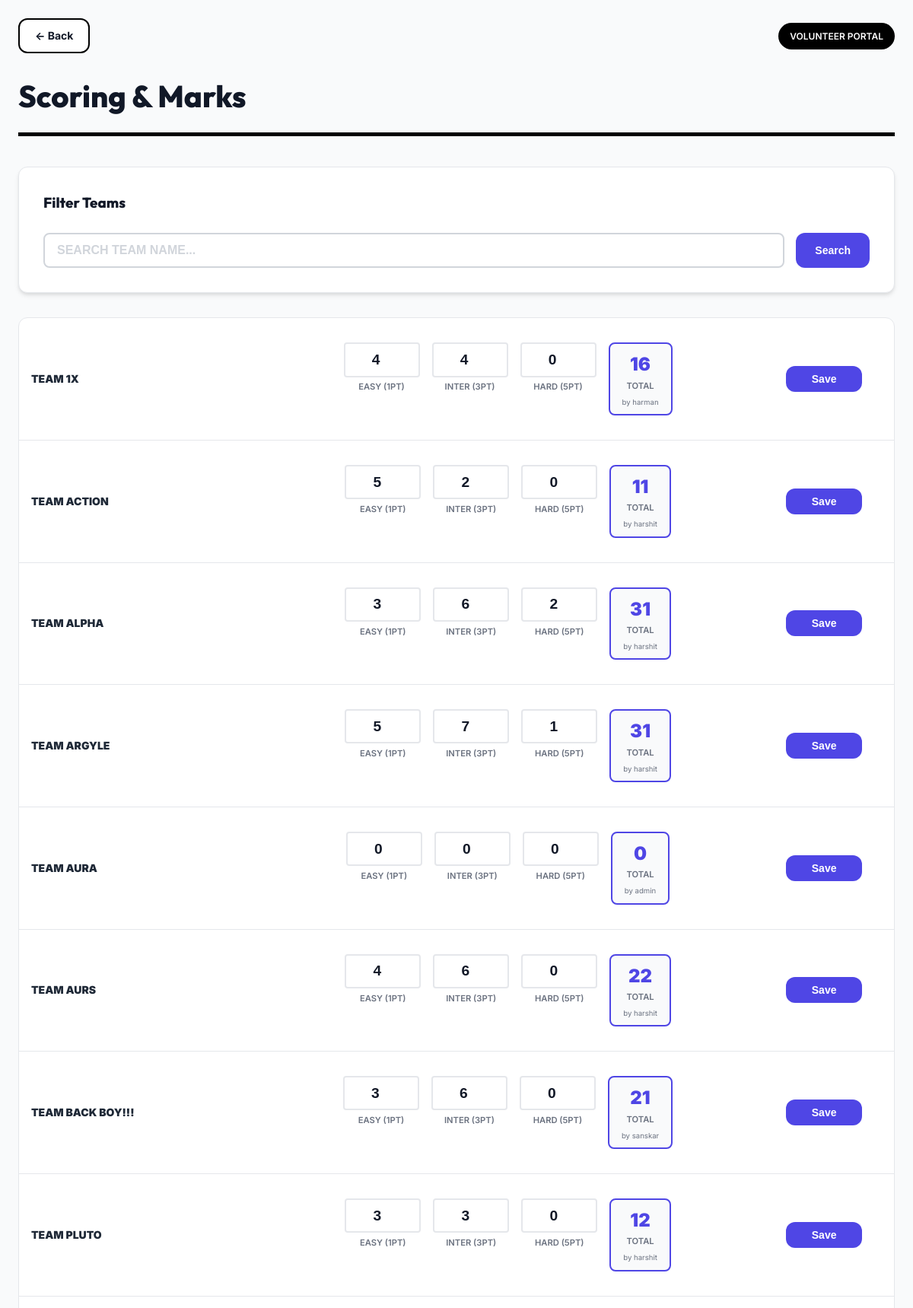
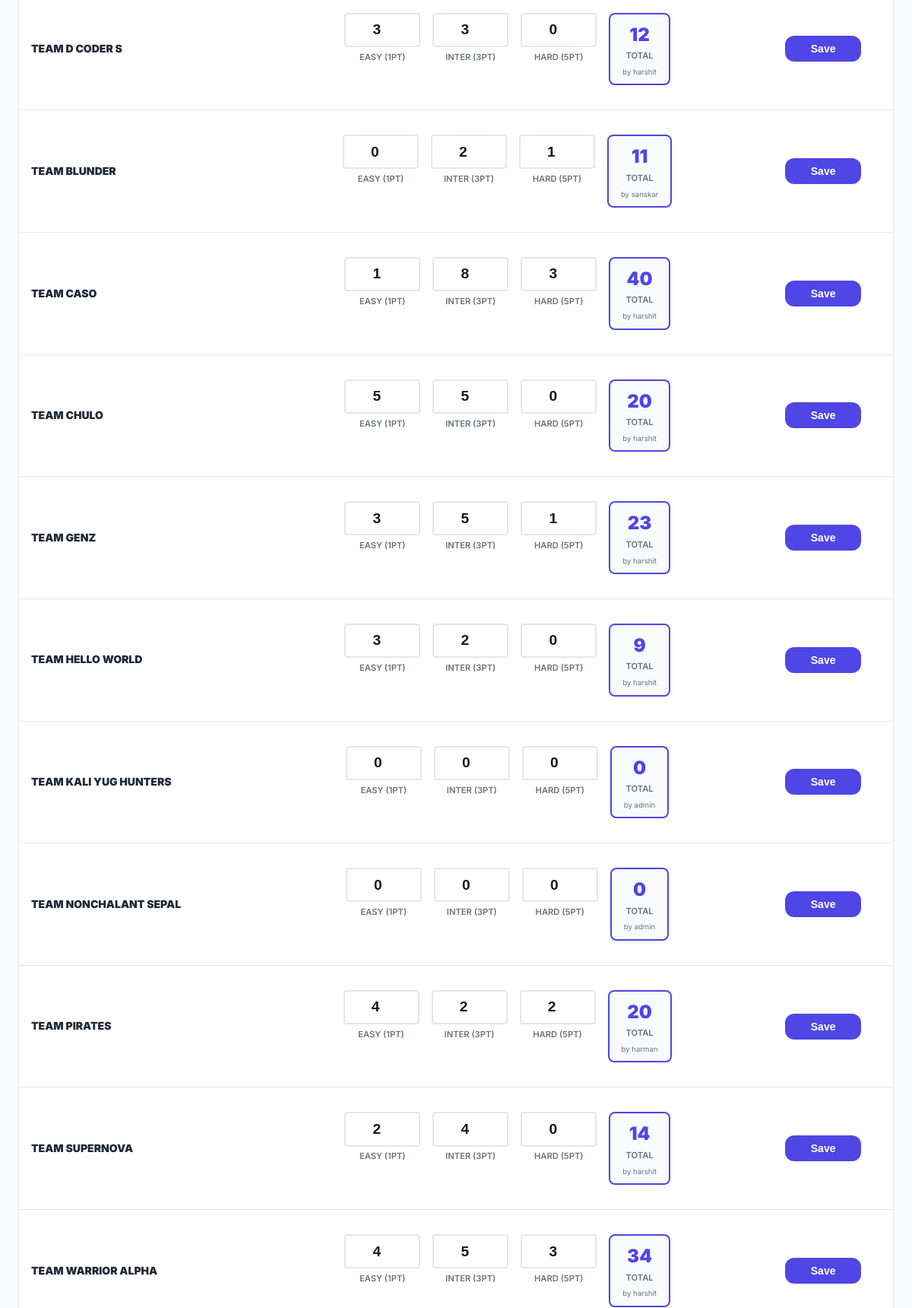
Page /c_debug_scoring_v.php (signed in, upper part) on the committed database (2 pictures, top to bottom).
### tables this page shows
CREATE TABLE `c_debug_teams` (
  `id` int(11) NOT NULL,
  `team_name` varchar(100) DEFAULT NULL,
  `laptop` enum('Yes','No') DEFAULT NULL,
  `easy_solved` int(11) DEFAULT 0,
  `intermediate_solved` int(11) DEFAULT 0,
  `hard_solved` int(11) DEFAULT 0,
  `marks` float DEFAULT 0,
  `scored_by_id` int(11) DEFAULT NULL,
  `timer_status` enum('not_started','running','stopped') DEFAULT 'not_started',
  `start_time` datetime DEFAULT NULL,
  `end_time` datetime DEFAULT NULL,
  `stopped_by_id` int(11) DEFAULT NULL,
  `attendance` tinyint(1) DEFAULT 0,
  `attendance_updated_by_id` int(11) DEFAULT NULL
);

### c_debug_scoring_v.php (the view, shortened to what this page needs)
<?php
require_once 'db.php';
$search = $_GET['search'] ?? '';
$sql = "SELECT t.id, t.team_name, t.easy_solved, t.intermediate_solved, t.hard_solved, t.marks, a.username as scored_by
        FROM c_debug_teams t
        LEFT JOIN admin a ON t.scored_by_id = a.id";
$sql .= " ORDER BY t.id ASC";
$teams = $conn->query($sql);
?>
<!DOCTYPE html>
<html lang="en">
<head>
    <link rel="stylesheet" href="style.css">
</head>
<body style="background:var(--gray-50);">
    <div class="container mt-4">
        <div class="header-buttons" style="display:flex; justify-content:space-between; align-items:center; margin-bottom:1.5rem;">
            <a href="index.php" class="btn btn-secondary" style="font-weight:700; border:2px solid var(--black);">
                &larr; Back
            </a>
            <div class="badge" style="background:var(--black); color:var(--white); padding:8px 15px;">Volunteer Portal</div>
        </div>
        <div style="margin-bottom:2.5rem; border-bottom:5px solid var(--black); padding-bottom:1rem;">
            <h1 style="margin:0; font-size:2.5rem;">Scoring & Marks</h1>
        </div>
        <div class="card">
            <h3 style="margin-bottom:1.5rem;">Filter Teams</h3>
            <form action="" method="GET" style="display:flex; gap:15px; flex-wrap:wrap;">
                <input type="text" name="search" class="form-control" placeholder="SEARCH TEAM NAME..." value="<?php echo htmlspecialchars($search); ?>" style="flex:1; text-transform:uppercase; font-weight:800; min-width:200px;">
                <button type="submit" class="btn btn-primary" style="padding:0.6rem 1.5rem;">Search</button>
            </form>
        </div>
        <div class="table-responsive">
            <table class="table-stackable">
                <tbody>
                    <?php while ($t = $teams->fetch_assoc()): ?>
                        <tr id="row-<?php echo $t['id']; ?>">
                            <td data-label="Team" style="font-weight:900; text-transform:uppercase;">
                                <?php echo htmlspecialchars($t['team_name']); ?>
                            </td>
                            <td data-label="Scores">
                                <div class="score-inputs-container">
                                    <div class="score-input-group">
                                        <input type="number" class="form-control score-input-easy" value="<?php echo $t['easy_solved']; ?>" min="0" oninput="this.dataset.lastEdit=Date.now()">
                                        <div class="score-input-label">Easy (1pt)</div>
                                    </div>
                                    <div class="score-input-group">
                                        <input type="number" class="form-control score-input-inter" value="<?php echo $t['intermediate_solved']; ?>" min="0" oninput="this.dataset.lastEdit=Date.now()">
                                        <div class="score-input-label">Inter (3pt)</div>
                                    </div>
                                    <div class="score-input-group">
                                        <input type="number" class="form-control score-input-hard" value="<?php echo $t['hard_solved']; ?>" min="0" oninput="this.dataset.lastEdit=Date.now()">
                                        <div class="score-input-label">Hard (5pt)</div>
                                    </div>
                                    <div class="total-display">
                                        <div class="total-value marks-display"><?php echo $t['marks']; ?></div>
                                        <div class="total-label">Total</div>
                                        <?php if ($t['scored_by']): ?>
                                            <div class="scored-by-label" style="font-size:0.6rem; color:var(--text-muted); margin-top:4px;">by <?php echo htmlspecialchars($t['scored_by']); ?></div>
                                        <?php endif; ?>
                                    </div>
                                </div>
                            </td>
                            <td data-label="Action" style="text-align:center;">
                                <button onclick="saveScore(<?php echo $t['id']; ?>)" class="btn btn-primary" style="width:auto; padding:0.5rem 1.5rem; min-width:100px; margin:0 auto;">Save</button>
                            </td>
                        </tr>
                    <?php endwhile; ?>
                </tbody>
            </table>
        </div>
    </div>
</body>
</html>

### style.css (style rules this page uses)
:root { --primary: #4f46e5; --primary-hover: #4338ca; --secondary: #10b981; --danger: #ef4444; --warning: #f59e0b; --info: #3b82f6; --bg-main: #ffffff; --bg-card: #ffffff; --text-main: #111827; --text-muted: #6b7280; --border: #e5e7eb; --radius: 12px; --black: #000000; --white: #ffffff; --gray-50: #f9fafb; --gray-100: #f3f4f6; --gray-200: #e5e7eb; --gray-300: #d1d5db; --gray-700: #374151; --shadow-sm: 0 1px 2px 0 rgba(0, 0, 0, 0.05); --shadow: 0 4px 6px -1px rgba(0, 0, 0, 0.1), 0 2px 4px -1px rgba(0, 0, 0, 0.06); --shadow-lg: 0 10px 15px -3px rgba(0, 0, 0, 0.1), 0 4px 6px -2px rgba(0, 0, 0, 0.05); --container-width: 1280px; }
* { margin: 0; padding: 0; box-sizing: border-box; }
body { font-family: 'Inter', system-ui, -apple-system, sans-serif; background-color: var(--bg-main); color: var(--text-main); line-height: 1.6; -webkit-font-smoothing: antialiased; overflow-x: hidden; }
h1, h2, h3 { font-family: 'Outfit', sans-serif; font-weight: 800; color: var(--text-main); margin-bottom: 1.5rem; }
.container { width: 100%; max-width: 1540px; margin: 0 auto; padding: 0 1.5rem; }
.btn { display: inline-flex; align-items: center; justify-content: center; padding: 0.625rem 1.25rem; border-radius: var(--radius); font-weight: 600; font-size: 0.875rem; cursor: pointer; transition: all 0.2s cubic-bezier(0.4, 0, 0.2, 1); text-decoration: none; border: 1px solid transparent; gap: 0.5rem; }
.btn-primary { background: var(--primary); color: white; }
.btn-secondary { background: var(--white); color: var(--text-main); border-color: var(--gray-200); }
.card { background: var(--bg-card); border-radius: var(--radius); border: 1px solid var(--border); padding: 2rem; margin-bottom: 2rem; box-shadow: var(--shadow); overflow: hidden; }
.form-control { width: 100%; padding: 0.75rem 1rem; border: 2px solid var(--gray-300); border-radius: 8px; font-size: 1rem; outline: none; transition: all 0.2s; background: var(--white); color: var(--text-main); }
.form-control::placeholder { color: var(--gray-300); }
.table-responsive { overflow-x: auto; border-radius: var(--radius); border: 1px solid var(--border); background: white; }
table { width: 100%; border-collapse: collapse; }
td { padding: 1rem; border-bottom: 1px solid var(--border); font-size: 0.875rem; color: #1f2937; }
.badge { padding: 0.25rem 0.625rem; border-radius: 9999px; font-size: 0.75rem; font-weight: 600; text-transform: uppercase; }
.mt-4 { margin-top: 1.5rem; }

### c_debug_scoring_v.php (style rules this page uses)
.score-inputs-container { display: flex; gap: 0.5rem; align-items: flex-start; margin: 0.8rem 0; justify-content: center; }
.score-input-group { flex: 1; display: flex; flex-direction: column; align-items: center; max-width: 70px; }
.score-input-group input { width: 100%; text-align: center; font-weight: 800; font-size: 0.9rem; padding: 0.4rem 0.2rem; border: 2px solid var(--border); border-radius: 4px; }
.score-input-label { font-size: 0.6rem; font-weight: 600; color: var(--text-muted); text-transform: uppercase; margin-top: 0.2rem; text-align: center; }
.total-display { display: flex; flex-direction: column; align-items: center; padding: 0.4rem 0.6rem; background: var(--gray-50); border-radius: 8px; border: 2px solid var(--primary); }
.total-display .total-value { font-size: 1.2rem; font-weight: 900; color: var(--primary); }
.total-display .total-label { font-size: 0.6rem; font-weight: 600; color: var(--text-muted); text-transform: uppercase; }
@media (min-width: 481px) { .score-inputs-container { gap: 0.8rem; margin: 1rem 0; } }
@media (min-width: 481px) { .score-input-group { max-width: 90px; } }
@media (min-width: 481px) { .score-input-group input { font-size: 1.1rem; padding: 0.5rem 0.3rem; } }
@media (min-width: 481px) { .score-input-label { font-size: 0.7rem; margin-top: 0.3rem; } }
@media (min-width: 481px) { .total-display { padding: 0.5rem 0.8rem; } }
@media (min-width: 481px) { .total-display .total-value { font-size: 1.4rem; } }
@media (min-width: 481px) { .total-display .total-label { font-size: 0.7rem; } }
@media (min-width: 769px) { .score-inputs-container { gap: 1rem; } }
@media (min-width: 769px) { .score-input-group { max-width: 100px; } }
@media (min-width: 769px) { .score-input-group input { font-size: 1.2rem; padding: 0.6rem; } }
@media (min-width: 769px) { .total-display { padding: 0.5rem 1rem; } }
@media (min-width: 769px) { .total-display .total-value { font-size: 1.5rem; } }

### rows in the picture
c_debug_teams: team_name "TEAM 1X", easy_solved "4", intermediate_solved "4", hard_solved "0", marks "16", admin.username "harman", $t['id'] 1 (drawn)
c_debug_teams: team_name "TEAM ACTION", easy_solved "5", intermediate_solved "2", hard_solved "0", marks "11", admin.username "harshit"
c_debug_teams: team_name "TEAM ALPHA", easy_solved "3", intermediate_solved "6", hard_solved "2", marks "31", admin.username "harshit"
c_debug_teams: team_name "TEAM ARGYLE", easy_solved "5", intermediate_solved "7", hard_solved "1", marks "31", admin.username "harshit"
c_debug_teams: team_name "TEAM AURA", easy_solved "0", intermediate_solved "0", hard_solved "0", marks "0", admin.username "admin"
c_debug_teams: team_name "TEAM AURS", easy_solved "4", intermediate_solved "6", hard_solved "0", marks "22", admin.username "harshit"
c_debug_teams: team_name "TEAM BACK BOY!!!", easy_solved "3", intermediate_solved "6", hard_solved "0", marks "21", admin.username "sanskar"
c_debug_teams: team_name "TEAM PLUTO", easy_solved "3", intermediate_solved "3", hard_solved "0", marks "12", admin.username "harshit"
c_debug_teams: team_name "TEAM D CODER S", easy_solved "3", intermediate_solved "3", hard_solved "0", marks "12", admin.username "harshit", $t['id'] 10 (drawn)
c_debug_teams: team_name "TEAM BLUNDER", easy_solved "0", intermediate_solved "2", hard_solved "1", marks "11", admin.username "sanskar"
c_debug_teams: team_name "TEAM CASO", easy_solved "1", intermediate_solved "8", hard_solved "3", marks "40", admin.username "harshit"
c_debug_teams: team_name "TEAM CHULO", easy_solved "5", intermediate_solved "5", hard_solved "0", marks "20", admin.username "harshit"
c_debug_teams: team_name "TEAM GENZ", easy_solved "3", intermediate_solved "5", hard_solved "1", marks "23", admin.username "harshit"
c_debug_teams: team_name "TEAM HELLO WORLD", easy_solved "3", intermediate_solved "2", hard_solved "0", marks "9", admin.username "harshit"
c_debug_teams: team_name "TEAM KALI YUG HUNTERS", easy_solved "0", intermediate_solved "0", hard_solved "0", marks "0", admin.username "admin"
c_debug_teams: team_name "TEAM NONCHALANT SEPAL", easy_solved "0", intermediate_solved "0", hard_solved "0", marks "0", admin.username "admin"
c_debug_teams: team_name "TEAM PIRATES", easy_solved "4", intermediate_solved "2", hard_solved "2", marks "20", admin.username "harman"
c_debug_teams: team_name "TEAM SUPERNOVA", easy_solved "2", intermediate_solved "4", hard_solved "0", marks "14", admin.username "harshit"
c_debug_teams: team_name "TEAM WARRIOR ALPHA", easy_solved "4", intermediate_solved "5", hard_solved "3", marks "34", admin.username "harshit"
